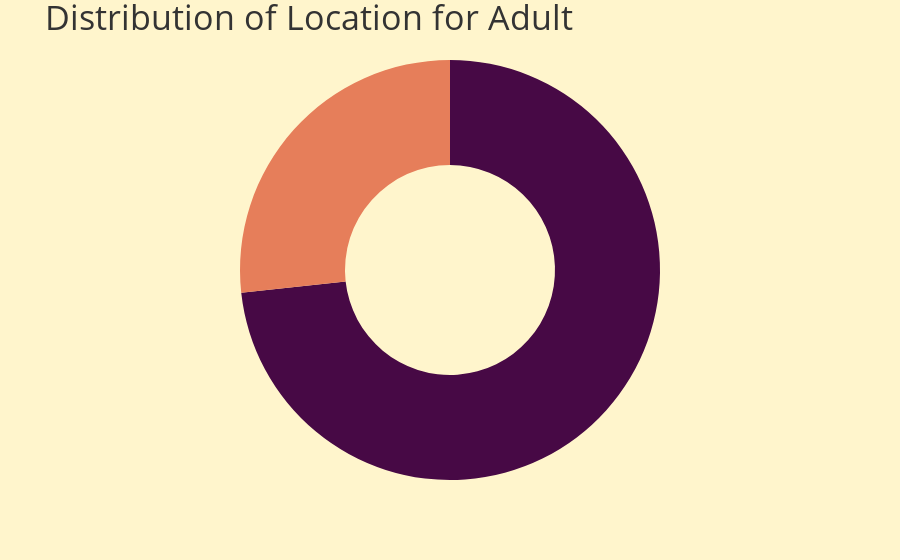
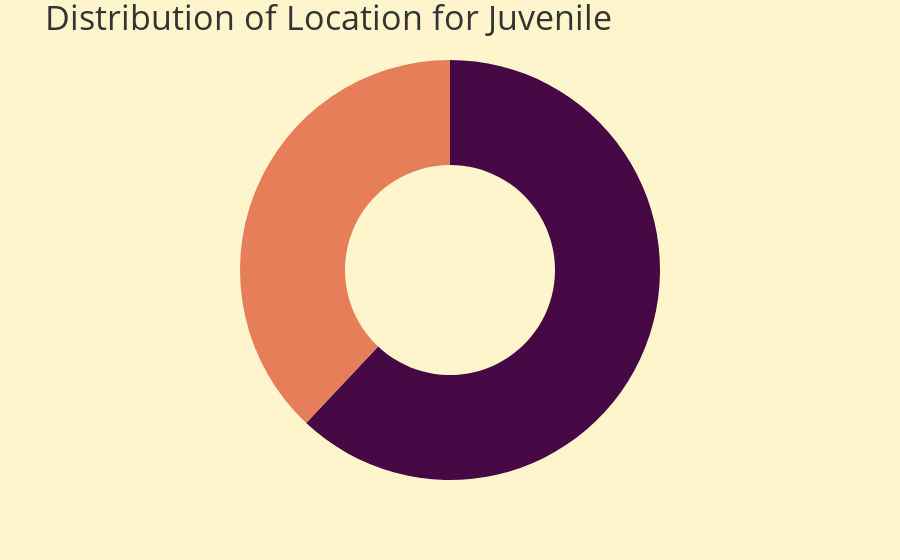

Source (notebook cell) for these figures, in order:
### Code cell
analyze_group_difference_with_multiple_donuts(rbt_squirrel[rbt_squirrel['Age'] != '?'], 'Age', 'Location', plot_type='percentage')
analyze_group_difference_with_multiple_donuts(rbt_squirrel[rbt_squirrel['Age'] != '?'], 'Age', 'Foraging', plot_type='percentage')
# analyze_group_difference_with_multiple_donuts(rbt_squirrel[rbt_squirrel['Age'] != '?'], 'Age', 'Kuks', plot_type='percentage')
# analyze_group_difference_with_multiple_donuts(rbt_squirrel, 'Age', 'Runs from')

### Figure 1 — Plotly figure (JSON) as saved in the notebook; plotly's stock layout.template omitted (floating-point values rounded to 4 significant figures)
{"data": [{"domain": {"x": [0, 1], "y": [0, 1]}, "hole": 0.5, "hovertemplate": "Location=%{label}<br>Percentage=%{value}<extra></extra>", "labels": ["Above Ground", "Ground Plane"], "legendgroup": "", "name": "", "showlegend": true, "textinfo": "none", "type": "pie", "values": [26.73, 73.27]}], "layout": {"legend": {"tracegroupgap": 0}, "margin": {"t": 60}, "showlegend": false, "title": {"text": "Distribution of Location for Adult"}}}

### Figure 2 — Plotly figure (JSON) as saved in the notebook; plotly's stock layout.template omitted (floating-point values rounded to 4 significant figures)
{"data": [{"domain": {"x": [0, 1], "y": [0, 1]}, "hole": 0.5, "hovertemplate": "Location=%{label}<br>Percentage=%{value}<extra></extra>", "labels": ["Above Ground", "Ground Plane"], "legendgroup": "", "name": "", "showlegend": true, "textinfo": "none", "type": "pie", "values": [37.99, 62.01]}], "layout": {"legend": {"tracegroupgap": 0}, "margin": {"t": 60}, "showlegend": false, "title": {"text": "Distribution of Location for Juvenile"}}}
